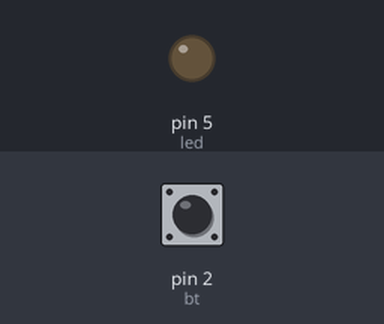
Simulated run of this sketch. Board: Arduino Uno, built with avr-gcc and run on an emulated ATmega328P. On the bench: output pins drawn as LEDs (lit = HIGH). The test bench sets the inputs (shaded band); at power-on: pin 2 (bt) HIGH.

Above: at 1.2 s.
1.3 s: pin 2 (bt) pulled LOW for 0.15 s
At 1.37 s:
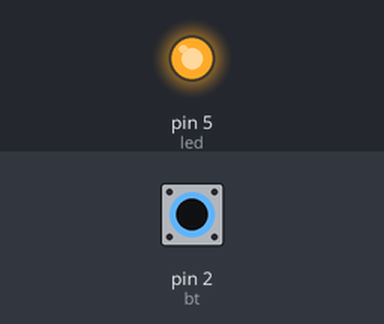
2.9 s: pin 2 (bt) pulled LOW for 3.2 s
At 7.3 s:
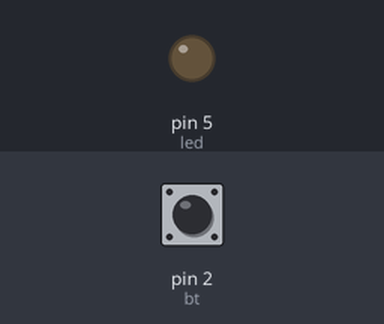
Timing chart, 0 to 8.8 s (numbered marks = the images above; inputs shaded):
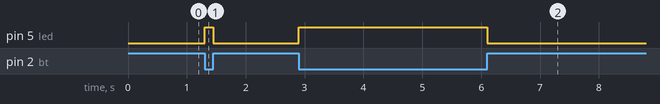

The sketch:

registro.ino
```cpp
const int bt = 2;
const int led = 5;

void setup() {
  DDRD = B100000; //pinMode(led,OUTPUT);
  PORTD=100; //pinMode(bt, INPUT_PULLUP);
 }

void loop() {
  int btn = !digitalRead(bt);
  digitalWrite(led, btn);

}
```

Measured:
- after the input at 1.3 s, pin 5 (led): LOW → HIGH at once, → LOW 0.15 s later
- after the input at 2.9 s, pin 5 (led): LOW → HIGH at once, → LOW 3.2 s later
